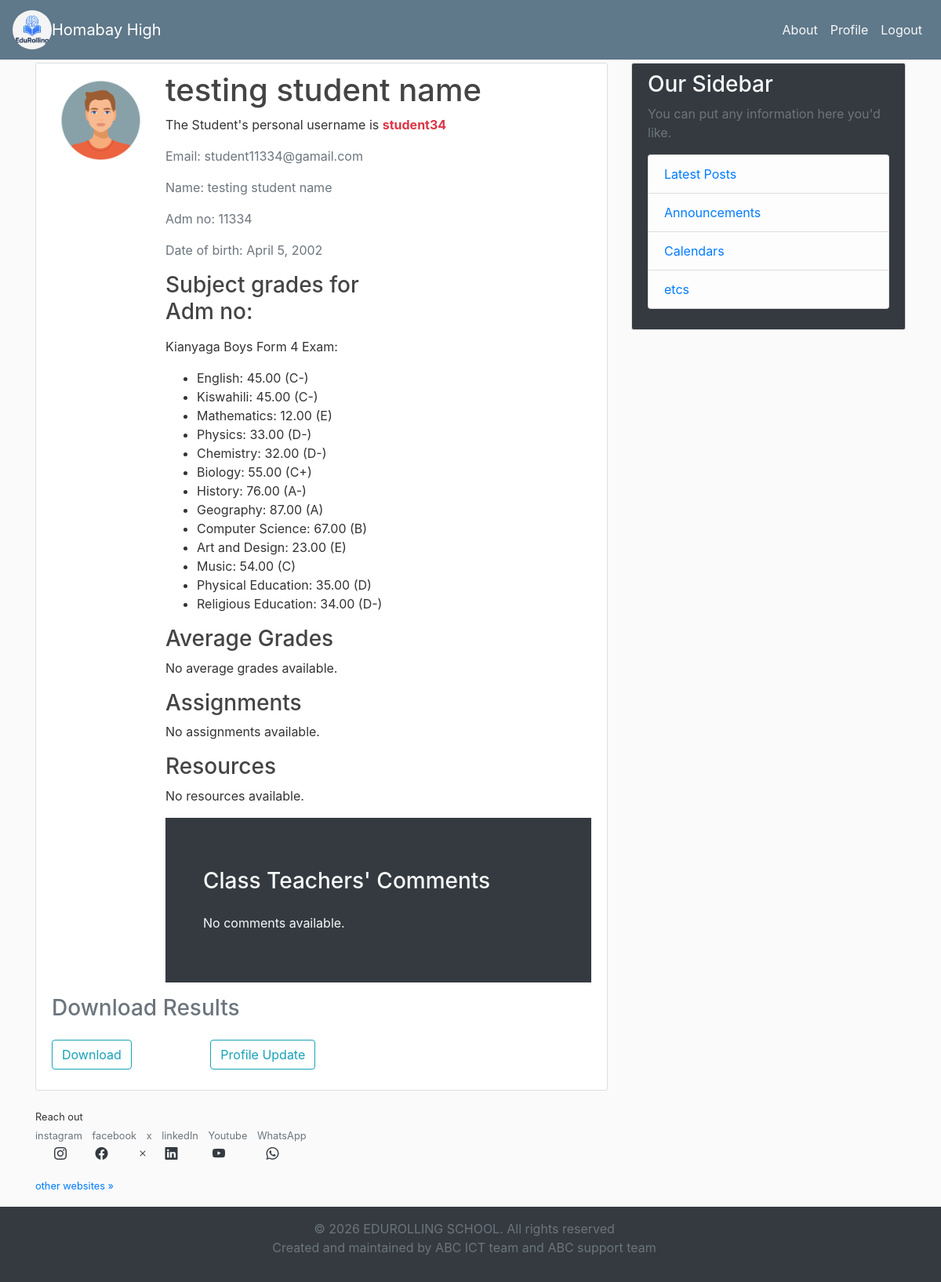
Page /homabayhigh/students/profile/ (signed in) on the committed database.
### school/models.py (models this page shows, shortened)
class School(models.Model):
    name = models.CharField(max_length=200)
    code = models.CharField(max_length=50, unique=True)
    slug = models.SlugField(max_length=50, unique=True, blank=True)
    active = models.BooleanField(default=True)
    created_at = models.TimeField(default=timezone.now)

### students/models.py (models this page shows, shortened)
class Student(models.Model):
    user = models.OneToOneField(User, on_delete=models.CASCADE, related_name='student')
    school = models.ForeignKey(School, on_delete=models.CASCADE)
    student_id = models.CharField(max_length=10)
    username = models.CharField(max_length=30, unique=True, default='student')
    email = models.EmailField(blank=True)
    student_class = models.ForeignKey(Class, on_delete=models.SET_NULL, null=True)
    full_name = models.CharField(max_length=100)
    date_of_birth = models.DateField()
    class Meta:
        unique_together = ('school', 'student_id')

class Profile(models.Model):
    student = models.OneToOneField(Student, on_delete=models.CASCADE)
    image = models.ImageField(default='student_default_img.jpg',upload_to='student_profiles')
    """def save(self, *args, **kwargs):
        super().save(*args, **kwargs)
        img = Image.open(self.image.path)

        if img.height >300 or img.width>300:
            output_size = (300,300)
            img.thumbnail(output_size)
            img.save(self.image.path)"""

class SubjectGrade(models.Model):
    student = models.ForeignKey(Student, on_delete=models.CASCADE, related_name='subject_grades')
    Exam_title = models.CharField(max_length=50, default='Kianyaga Boys Form 4 Exam')
    chemistry_score = models.DecimalField(max_digits=5, decimal_places=2, blank=True, null=True)
    mathematics_score = models.DecimalField(max_digits=5, decimal_places=2, blank=True, null=True)
    physics_score = models.DecimalField(max_digits=5, decimal_places=2, blank=True, null=True)
    biology_score = models.DecimalField(max_digits=5, decimal_places=2, blank=True, null=True)
    history_score = models.DecimalField(max_digits=5, decimal_places=2, blank=True, null=True)
    geography_score = models.DecimalField(max_digits=5, decimal_places=2, blank=True, null=True)
    english_score = models.DecimalField(max_digits=5, decimal_places=2, blank=True, null=True)
    kiswahili_score = models.DecimalField(max_digits=5, decimal_places=2, blank=True, null=True)
    computer_science_score = models.DecimalField(max_digits=5, decimal_places=2, blank=True, null=True)
    art_and_design_score = models.DecimalField(max_digits=5, decimal_places=2, blank=True, null=True)
    music_score = models.DecimalField(max_digits=5, decimal_places=2, blank=True, null=True)
    physical_education_score = models.DecimalField(max_digits=5, decimal_places=2, blank=True, null=True)
    religious_education_score = models.DecimalField(max_digits=5, decimal_places=2, blank=True, null=True)
    def get_grade(self, score):
        if score is None:
            return "-"
        if score >= 80: return "A"
        elif score >= 75: return "A-"
        elif score >= 70: return "B+"
        elif score >= 65: return "B"
        elif score >= 60: return "B-"
        elif score >= 55: return "C+"
        elif score >= 50: return "C"
        elif score >= 45: return "C-"
        elif score >= 40: return "D+"
        elif score >= 35: return "D"
        elif score >= 30: return "D-"
        return "E"
    @property
    def chemistry_grade(self):
        return self.get_grade(self.chemistry_score)
    @property
    def mathematics_grade(self):
        return self.get_grade(self.mathematics_score)
    @property
    def physics_grade(self):
        return self.get_grade(self.physics_score)
    @property
    def biology_grade(self):
        return self.get_grade(self.biology_score)
    @property
    def history_grade(self):
        return self.get_grade(self.history_score)
    @property
    def geography_grade(self):
        return self.get_grade(self.geography_score)
    @property
    def english_grade(self):
        return self.get_grade(self.english_score)
    @property
    def kiswahili_grade(self):
        return self.get_grade(self.kiswahili_score)
    @property
    def computer_science_grade(self):
        return self.get_grade(self.computer_science_score)
    @property
    def art_and_design_grade(self):
        return self.get_grade(self.art_and_design_score)
    @property
    def music_grade(self):
        return self.get_grade(self.music_score)
    @property
    def physical_education_grade(self):
        return self.get_grade(self.physical_education_score)
    @property
    def religious_education_grade(self):
        return self.get_grade(self.religious_education_score)

### students/views.py (the view)
@login_required
def StudentProfile(request, school_slug):
    student = get_object_or_404(
        Student,
        user=request.user,
        school__slug=school_slug
    )
    try:
        profile = request.user.student
    except ObjectDoesNotExist:
        return render(request, 'students/error.html')
    grades = profile.subject_grades.all()
    average_grades = profile.average_grades.all()
    assignments = profile.assignments.all()
    comments = profile.comments.all()
    context = {
        'student':student,
        'grades': grades,
        'assignments':assignments,
        'average_grades': average_grades,
        'comments': comments,
        'school':student.school
    }
    return render(request, 'students/students_profile.html', context)

### school/context_processors.py (called while the page is built)
def school_context(request):
    school = School.objects.filter(code='EDU001').first()
    return {'school': school}

### students/templates/students/students_profile.html (shortened to what this page needs)
{% extends 'blog/base.html' %}
{% load static %}
{% load crispy_forms_tags %}
{% block content %}
   <div class="content-section">
      <div class="media">
         <img class="rounded-circle account-img" src="{{ student.profile.image.url  }}" alt="Profile Image">
         <div class="media-body">
            <h1>{{ student.full_name }}</h1>
            <p>The Student's personal username is <strong class="text-danger">{{ student.username }}</strong></p>
            <p class="text-secondary">Email: {{ student.email }}</p>
            <p class="text-secondary">Name: {{ student.full_name }}</p>
            <p class="text-secondary">Adm no: {{ student.student_id }}</p>
            <p class="text-secondary">Date of birth: {{ student.date_of_birth }}</p>
            <h3>Subject grades for {{ profile.full_name }}<p>Adm no: </span><p></h3>
            {% for grade in grades %}
               <p>{{ grade.Exam_title }}:
                  <ul>
                     <li>English: {{ grade.english_score }} ({{ grade.english_grade }})</li>
                     <li>Kiswahili: {{ grade.kiswahili_score }} ({{ grade.kiswahili_grade }})</li>
                     <li>Mathematics: {{ grade.mathematics_score }} ({{ grade.mathematics_grade }})</li>
                     <li>Physics: {{ grade.physics_score }} ({{ grade.physics_grade }})</li>
                     {% if grade.chemistry_score %}
                       <li>Chemistry: {{ grade.chemistry_score }} ({{ grade.chemistry_grade }})</li>
                     {% endif %}
                     {% if grade.biology_score %}
                     <li>Biology: {{ grade.biology_score }} ({{ grade.biology_grade }})</li>
                     {% endif %}
                     {% if grade.history_score %}
                     <li>History: {{ grade.history_score }} ({{ grade.history_grade }})</li>
                     {% endif %}
                     {% if grade.geography_score %}
                     <li>Geography: {{ grade.geography_score }} ({{ grade.geography_grade }})</li>
                     {% endif %}
                     {% if grade.computer_science_score %}
                     <li>Computer Science: {{ grade.computer_science_score }} ({{ grade.computer_science_grade }})</li>
                     {% endif %}
                     {% if grade.art_and_design_score %}
                     <li>Art and Design: {{ grade.art_and_design_score }} ({{ grade.art_and_design_grade }})</li>
                     {% endif %}
                     {% if grade.music_score %}
                     <li>Music: {{ grade.music_score }} ({{ grade.music_grade }})</li>
                     {% endif %}
                     {% if grade.physical_education_score %}
                     <li>Physical Education: {{ grade.physical_education_score }} ({{ grade.physical_education_grade }})</li>
                     {% endif %}
                     {% if grade.religious_education_score %}
                     <li>Religious Education: {{ grade.religious_education_score }} ({{ grade.religious_education_grade }})</li>
                     {% endif %}
                 </ul>
               </p>
            {% empty %}
               <p>No grades available.</p>
            {% endfor %}
            <h3>Average Grades</h3>
            {% for avg_grade in average_grades %}
               <p>Exam Tittle: {{ avg_grade.Exam_title }}<h3 class="text-muted">Score: {{ avg_grade.grade }}</h3></p>
            {% empty %}
               <p>No average grades available.</p>
            {% endfor %}
            <h3>Assignments</h3>
            {% for assignment in assignments %}
               <p><strong>{{ assignment.title }}:</strong>
                  <br>{{ assignment.description }}</p>
                  <p class="text-primary">Assignment due date: <span class="text-danger">{{assignment.due_date}}</span></p>
            {% empty %}
               <p>No assignments available.</p>
            {% endfor %}
            <h3>Resources</h3>
            {% for resource in resources %}
               <p>{{ resource.title }}: {{ resource.resource_description }}</p>
            {% empty %}
               <p>No resources available.</p>
            {% endfor %}
             <div class="container bg-dark text-light p-5 px-0">
               <h3 class="text-light bt-3 py-3">Class Teachers' Comments</h3>
               {% for comment in comments %}
                  <p>{{ profile.full_name }} has this comment on discipline:<br>{{ comment.student_discipline }} <br> And this on academics:</p>
                  <p>{{ comment.comment_on_academics }}</p>
               {% empty %}
                  <p>No comments available.</p>
               {% endfor %}
             </div>
         </div>
      </div>
       <h3 class="text-muted py-3">Download Results</h3>
       <a href="{% url 'download_results' school_slug=school.slug %}" class="btn btn-outline-info mb-3 mr-5">Download</a>
       <a class="btn btn-outline-info mb-3 ml-5" href="{% url 'profile_edit' school_slug=school.slug %}">Profile Update</a>
   </div>
{% endblock %}

### blog/templates/blog/base.html (shortened to what this page needs)
{% load static %}
<!DOCTYPE html>
<html>
<head>
    <link rel="stylesheet" href="https://cdn.jsdelivr.net/npm/bootstrap@4.0.0/dist/css/bootstrap.min.css">
    <link rel="stylesheet" href="https://cdn.jsdelivr.net/npm/bootstrap-icons@1.3.0/font/bootstrap-icons.css">
    <link rel="stylesheet" type="text/css" href="{% static 'blog/main.css' %}">
</head>
<body>
    <nav class="navbar navbar-expand-md navbar-dark bg-steel fixed-top">
          <a class="navbar-brand d-flex align-items-center"  href="/{{ school.slug }}/">
              <img src="{% static 'blog/logo.jpeg' %}" alt="School Logo"
                  class="rounded-circle me-2" height="50" width="50">
                  <span class="navbar-brand mr-2">{{ school.name }}</span>
            </a>
              <div class="collapse navbar-collapse" id="navbarToggle">
    <div class="navbar-nav mr-auto">
        <a class="nav-item nav-link text-light" href="{% url 'blog-about' school_slug=school.slug %}">
            About
        </a>
    </div>
    <div class="navbar-nav">
        {% if user.is_authenticated %}
            {% if user.student %}
                <a class="nav-item nav-link text-light"
                   href="{% url 'students-profile' school_slug=school.slug %}">
                    Profile
                </a>
            {% elif user.parent %}
                <a class="nav-item nav-link text-light"
                   href="{% url 'parents-profile' school_slug=school.slug %}">
                    Profile
                </a>
            {% elif user.teacher %}
                <a class="nav-item nav-link text-light"
                   href="{% url 'teachers-profile' school_slug=school.slug %}">
                    Profile
                </a>
            {% endif %}
              <form action="{% url 'logout' %}" method="POST" style="display:inline;">
                  <button type="submit" class="nav-item nav-link text-light" style="background:none; border:none;">
                      Logout
                    </button>
              </form>
        {% else %}
            <a class="nav-item nav-link text-light" href="{% url 'login' %}">
                Login
            </a>
        {% endif %}
    </div>
</div>
    </nav>
    <main role="main" class="container">
      <div class="row">
        <div class="col-md-8">
            {% block content %}{% endblock %}
        </div>
        <div class="col-md-4">
          <div class="content-section bg-dark text-light">
            <h3 class="text-light">Our Sidebar</h3>
            <p class='text-muted text-light'>You can put any information here you'd like.
              <ul class="list-group">
                <li class="list-group-item list-group-item-light"><a href="{% url 'blog-latest-posts' school_slug=school.slug %}">Latest Posts</a></li>
                <li class="list-group-item list-group-item-light"> <a href="{% url 'blog-announcements' school_slug=school.slug %}">Announcements</a></li>
                <li class="list-group-item list-group-item-light"><a href="{% url 'blog-calendars' school_slug=school.slug %}">Calendars</a></li>
                <li class="list-group-item list-group-item-light"><a href="{% url 'blog-others' school_slug=school.slug %}">etcs</a></li>
              </ul>
            </p>
          </div>
        </div>
      </div>
    </main>
    <section>
      <div class="container">
        <div class="mb-3">
          <small>
            Reach out
          </small>
          <div class="row">
            <div class="col-md-8">
              <small class="text-muted">instagram</small>
              <small class="mr-2 ml-2 text-muted">facebook</small>
              <small class="text-muted">x</small>
              <small class="ml-2 text-muted">linkedIn</small>
              <small class="ml-2 text-muted">Youtube</small>
              <small class="ml-2 text-muted">WhatsApp</small>
            </div>
          </div>
          <div class="row">
            <div class="col-md-8">
              <a href="https://www.instagram.com/muchiri_james_254/#"><i class="bi bi-instagram text-dark mx-4"></i></a>
              <a target="_blank" href="https://web.facebook.com/profile.php?id=61558683462581"><i class="bi bi-facebook text-dark mx-2"></i></a>
              <a target="_blank" href="https://x.com/jamesny97150748"><i class="bi bi-x text-dark ml-4"></i></a>
              <a href="#"><i class="bi bi-linkedin text-dark mx-3"></i></a>
              <a target ='blank' href="http://youtube.com/@jamesnyaga463"><i class="bi bi-youtube text-dark ml-4"></i></a>
              <a target="_blank"  href="https://wa.me/qr/RCU46OUN5B3HI1"><i class="bi bi-whatsapp text-dark mx-4 ml-5"></i></a>
            </div>
          </div>
        </div>
      </div>
      <div class="container mb-3"><small><a target="_blank" href="https://rolling.pythonanywhere.com/" class="text-primary">other websites &raquo;</a></small></div>
    </section>
    <footer class="footer bg-dark text-light text-center p-3">
    <div class="container">
      <p class="text-muted mr-3">&copy; 2026 EDUROLLING SCHOOL. All rights reserved <br><span>Created and maintained by ABC ICT team and ABC support team</span></p>
    </footer>
  </body>
</html>

### blog/static/blog/main.css (style rules this page uses)
body { background: #fafafa; color: #333333; margin-top: 5rem; }
h1, h2, h3, h4, h5, h6 { color: #444444; }
.bg-steel { background-color: #5f788a; }
.content-section { background: #ffffff; padding: 10px 20px; border: 1px solid #dddddd; border-radius: 3px; margin-bottom: 20px; }
.account-img { height: 125px; width: 125px; margin-right: 20px; margin-bottom: 16px; }

### rows in the picture
School: name "Homabay High"
Student: profile.image (placeholder picture), full_name "testing student name", username "student34", email "student11334@gamail.com", student_id "11334", date_of_birth "April 5, 2002"
SubjectGrade: Exam_title "Kianyaga Boys Form 4 Exam", english_score "45.00", english_grade "C-", kiswahili_score "45.00", kiswahili_grade "C-", mathematics_score "12.00", mathematics_grade "E", physics_score "33.00", physics_grade "D-", chemistry_score "32.00", chemistry_grade "D-", biology_score "55.00", biology_grade "C+", history_score "76.00", history_grade "A-", geography_score "87.00", geography_grade "A", computer_science_score "67.00", computer_science_grade "B", art_and_design_score "23.00", art_and_design_grade "E", music_score "54.00", music_grade "C", physical_education_score "35.00", physical_education_grade "D", religious_education_score "34.00", religious_education_grade "D-"
